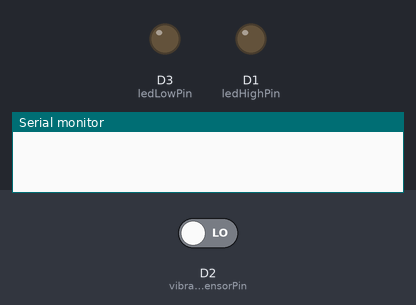
Simulated run of this sketch. Board: ESP8266 (NodeMCU). Shown: output pins drawn as LEDs (lit = HIGH), the last lines printed to the serial monitor. The test bench sets the inputs (shaded band); at power-on: D2 (vibrationSensorPin) LOW. WiFi joins after 1.5 s; servers stay silent unless stated; uploads are accepted with an empty reply.

Above: at 0.1 s.
At 1.6 s:
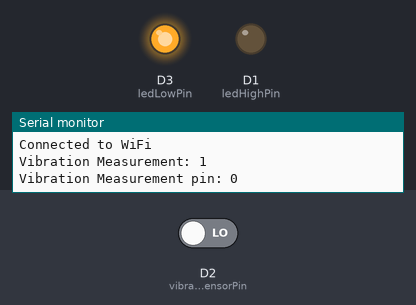
Timing chart, 0 to 3.1 s (numbered marks = the images above):
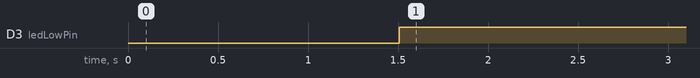

Measured:
- by itself, D3 (ledLowPin): LOW → HIGH at 1.5 s

The sketch:

Vibration_Sensing_and_log_Mini_project.ino
```cpp
#include <ESP8266WiFi.h>
#include <WiFiClientSecure.h>

const char* ssid = "OnePlus Nord 3 5G";
const char* password = "password11";

const int vibrationSensorPin = D2;  // Vibration sensor analog input pin
const int ledHighPin = D1;          // LED for high vibration
const int ledLowPin = D3;           // LED for low vibration

const char* host = "script.google.com";
const int httpsPort = 443;
unsigned long previousMillis = 0;
const long interval = 10000;

void setup() {
  pinMode(vibrationSensorPin, INPUT);
  pinMode(ledHighPin, OUTPUT);
  pinMode(ledLowPin, OUTPUT);

  Serial.begin(115200);
  WiFi.begin(ssid, password);
  while (WiFi.status() != WL_CONNECTED) {
    delay(500);
    Serial.println("Connecting to WiFi...");
  }
  Serial.println("Connected to WiFi");
}

void loop() {
  // Read analog vibration sensor data
  int vibrationValue = digitalRead(vibrationSensorPin);
  int measurement = vibration();
  Serial.print("Vibration Measurement: ");
  Serial.println(measurement);
  Serial.print("Vibration Measurement pin: ");
  Serial.println(vibrationValue);
  // Control LEDs based on vibration value
  if (vibrationValue > 512) {
    // High vibration detected
    digitalWrite(ledHighPin, HIGH);
    digitalWrite(ledLowPin, LOW);
  } else {
    // Low or no vibration
    digitalWrite(ledHighPin, LOW);
    digitalWrite(ledLowPin, HIGH);
  }


  // Create an HTTPS client
  WiFiClientSecure client;
  client.setInsecure();

  if (!client.connect(host, httpsPort)) {
    Serial.println("Connection failed");
    return;
  }
  unsigned long currentMillis = millis();
  if (currentMillis - previousMillis >= interval) {
    // save the last time you blinked the LED
    previousMillis = currentMillis;


    // Prepare the data to be sent
    String url = "/macros/s/AKfycbxOBOWHW-gi7zm4c2g4mjFZjAvtOeznLkXGaV0ueqk_WlseZm4pFoaFFJALHPygMQrp/exec?"
                 "vibrationValue="
                 + String(measurement);

    Serial.print("Sending request to: ");
    Serial.println(url);

    client.print(String("GET ") + url + " HTTP/1.1\r\n" + "Host: " + host + "\r\n" + "Connection: close\r\n\r\n");

    // Wait for the server's response

    while (client.connected()) {
      String line = client.readStringUntil('\n');
      if (line == "\r") {
        break;
      }
    }
  }

  delay(100);  // Adjust delay as needed
}

long vibration() {
  long measurement = (vibrationSensorPin, HIGH); // Wait for the pin to get HIGH and return measurement
  return measurement;
}
```
